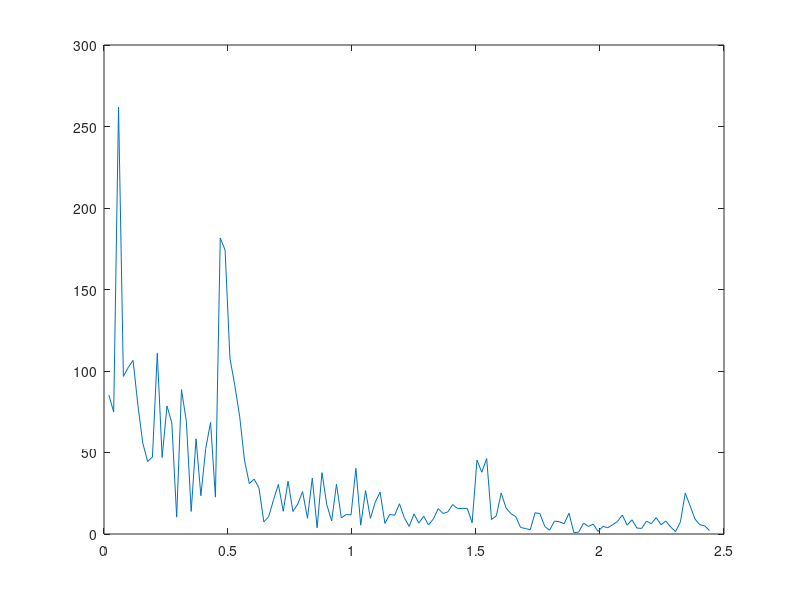

The MATLAB script that drew this image: (Note: this script raises an error after producing the figure.)
fid=fopen('rr_data.txt');
tline = fgetl(fid);
tlines = [];
while ischar(tline)
    tlines = [tlines, str2num(tline)];
    tline = fgetl(fid);
end
fclose(fid);

hrv = tlines(600:4000);


r1=0;
r2=0;
i=1;
j=1;
dT = 200;
hrvResampled=[];

hrvResampled(j) = hrv(i);
j = j + 1;

for i=2:length(hrv)-1
    c = floor((hrv(i) - r2)/dT);
    hrvResampled(j:j+c-1) = hrv(i);
    j = j + c;
    
    r1 = hrv(i) - r2 - dT * c;
    r2 = dT - r1;
    hrvResampled(j) = (hrv(i)*r1 + hrv(i+1)*r2)/dT;
    
    j = j + 1;
end

%subplot(2,1,1);
%plot(hrv);
%subplot(2,1,2);
%plot(hrvResampled);

respirationRate=[];

N=256;
for i = 1:floor(length(hrvResampled)/N)-1

    X = fft(hrvResampled(N*i:N*i+N), N);
    plot((1:N/2-3)*((1000/dT)/N), abs((X(4:N/2))));

    from = floor(0.2/((1000/dT)/N));
    to = floor(0.7/((1000/dT)/N));
    [pk,MaxFreq] = findpeaks(abs((X(from:to))),'NPeaks',1,'SortStr','descend');

    MaxFreq=(from + MaxFreq)*((1000/dT)/N);
    
    respirationRate = [respirationRate, MaxFreq];
    
end

plot(respirationRate);